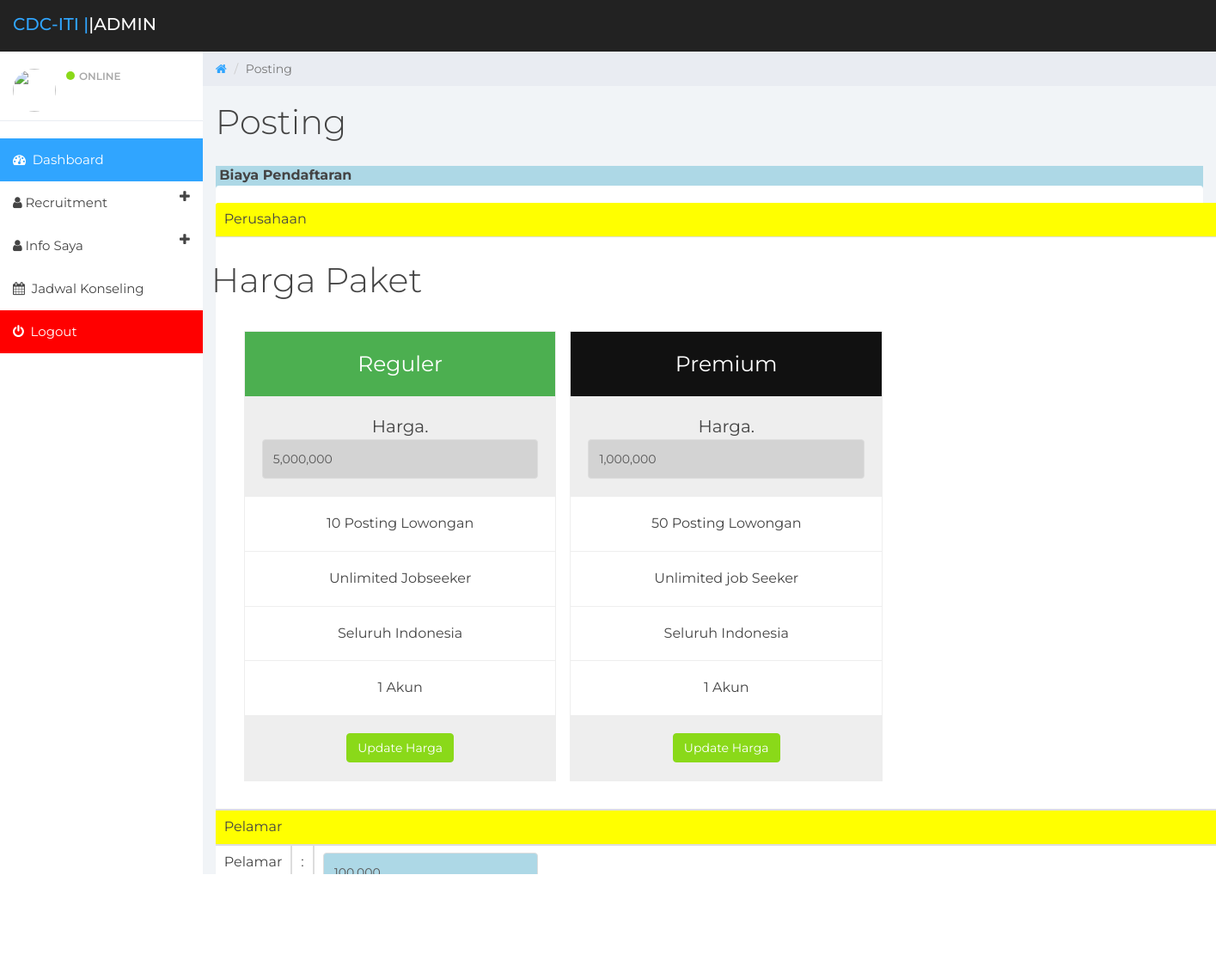
The app's page /admin/posting.php with its own data.
### tables this page shows
CREATE TABLE IF NOT EXISTS `harga` (
  `id_harga` int(3) NOT NULL AUTO_INCREMENT,
  `harga` int(10) NOT NULL,
  `type` varchar(10) NOT NULL,
  `jenis` varchar(10) NOT NULL,
  PRIMARY KEY (`id_harga`)
);

### admin/posting.php (the view, shortened to what this page needs)
<?php
		switch ($_GET['mode']) {
			default:
				lihat();
				break;
		}
function lihat(){
include 'header.php';
?>
<link rel="stylesheet" type="text/css" href="//cdn.datatables.net/1.10.15/css/jquery.dataTables.min.css">
	<div class="col-sm-9 col-sm-offset-3 col-lg-10 col-lg-offset-2 main">
		<div class="row">
			<ol class="breadcrumb">
				<li><a href="#">
					<em class="fa fa-home"></em>
				</a></li>
				<li class="active">Posting</li>
			</ol>
		</div>
		<div class="row">
			<div class="col-lg-12">
				<h1 class="page-header">Posting</h1>
			</div>
		</div>
		<fieldset style="background-color: lightblue">
		<font size="3"><b>&nbsp;Biaya Pendaftaran</b></font>
		<div class="panel panel-container">
			<table class="table table-striped table-bordered data">
				<tr>
					<td colspan="4" bgcolor="yellow">Perusahaan &nbsp;</td>
				</tr>
				<tr>
					<td colspan="4">
		<div class="row" style="width: 100%;">
			<div >
				<h1 class="page-header">Harga Paket</h1>
			</div>
		</div>
		<div class="container">
			<div class="columns">
 <form action="modul/update.php?mode=update_harga&type=reguler&jenis=Perusahaan" method="POST">
  <ul class="price">
    <li class="header" style="background-color:#4CAF50">Reguler</li>
    <li class="grey">Harga.<input type="text" value="<?=number_format(tampil_harga('reguler','Perusahaan'))?>" style="background-color: lightgrey" class="form-control" name="harga"></li>
    <li>10 Posting Lowongan</li>
    <li>Unlimited Jobseeker</li>
    <li>Seluruh Indonesia</li>
    <li>1 Akun</li>
    <li class="grey"><button class="btn btn-success">Update Harga</button></li>
  </ul>
 </form>
</div>
<div class="columns">
<form action="modul/update.php?mode=update_harga&type=premium&jenis=Perusahaan" method="POST">
  <ul class="price">
    <li class="header">Premium</li>
    <li class="grey">Harga.<input type="text" style="background-color: lightgrey" value="<?=number_format(tampil_harga('premium','Perusahaan'))?>" class="form-control" name="harga"></li>
    <li>50 Posting Lowongan</li>
    <li>Unlimited job Seeker</li>
    <li>Seluruh Indonesia</li>
    <li>1 Akun</li>
    <li class="grey"><button class="btn btn-success">Update Harga</button></li>
  </ul>
</form>
</div>
					</td>
				</tr>
				<tr >
					<td colspan="6" bgcolor="yellow" >Pelamar</td>
				</tr>
				<form action="modul/update.php?mode=update_harga&type=reguler&jenis=Pelamar" method="POST">
				<tr>
					<td width="5%">Pelamar</td>
					<td width="2px">:</td>
					<td><input type="text" style="width:250px;background-color: lightblue" value="<?=number_format(tampil_harga('reguler','Pelamar'))?>" name="harga" class="form-control"></td>
				</tr>
				<tr>
				<td></td>
				<td></td>
				<td>
					<button type="submit" class="btn btn-success">Update Harga</button>
				</td>
				</tr>
				</form>
		</table>
			</div>
		</fieldset>
		<br>
<?php
include 'footer.php';
}
?>

### admin/css/styles.css (style rules this page uses)
body { background: #f1f4f7; padding-top: 60px; font-size: 14px; color: #444444; font-family: "Montserrat", "Helvetica Neue", Helvetica, Arial, sans-serif; }
a, a:hover, a:focus { color: #30a5ff; }
h1, h2, h3, h4, h5, h6 { color: #444444; }
h1 { font-weight: 300; font-size: 40px; }
input.form-control { border: 1px solid #ddd; box-shadow: none; height: 46px; }
.btn-success, .btn-success:hover, .btn-success:focus, .btn-success:active, .btn-success.active, .open > .dropdown-toggle.btn-success, .btn-success.disabled, .btn-success[disabled], fieldset[disabled] .btn-success, .btn-success.disabled:hover, .btn-success[disabled]:hover, fieldset[disabled] .btn-success:hover, .btn-success.disabled:focus, .btn-success[disabled]:focus, fieldset[disabled] .btn-success:focus, .btn-success.disabled:active, .btn-success[disabled]:active, fieldset[disabled] .btn-success:active, .btn-success.disabled.active, .btn-success[disabled].active, fieldset[disabled] .btn-success.active { background-color: #8ad919; border-color: #8ad919; }
.panel { border: 0; }
.panel-container { padding-top: 20px; }
.breadcrumb { border-radius: 0; padding: 10px 15px 10px 15px; background: #e9ecf2; margin: 0; }
h1.page-header { margin-top: 20px; border-bottom: 0; }
.table { background: #fff; }

### admin/posting.php (style rules this page uses)
* { box-sizing: border-box; }
.columns { float: left; width: 33.3%; padding: 8px; }
.price { list-style-type: none; border: 1px solid #eee; margin: 0; padding: 0; -webkit-transition: 0.3s; transition: 0.3s; }
.price .header { background-color: #111; color: white; font-size: 25px; }
.price li { border-bottom: 1px solid #eee; padding: 20px; text-align: center; }
.price .grey { background-color: #eee; font-size: 20px; }

### records on screen
harga: harga "5,000,000"
harga: harga "1,000,000"
harga: harga "100,000"
